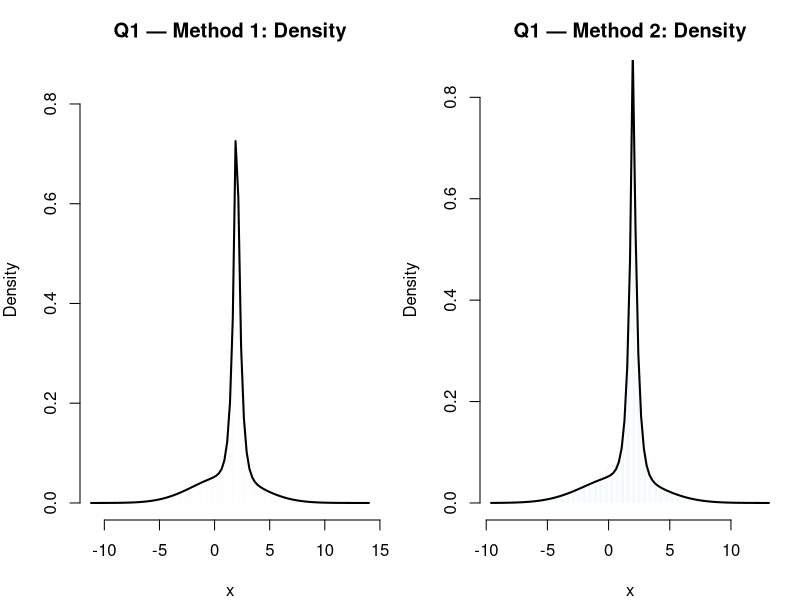
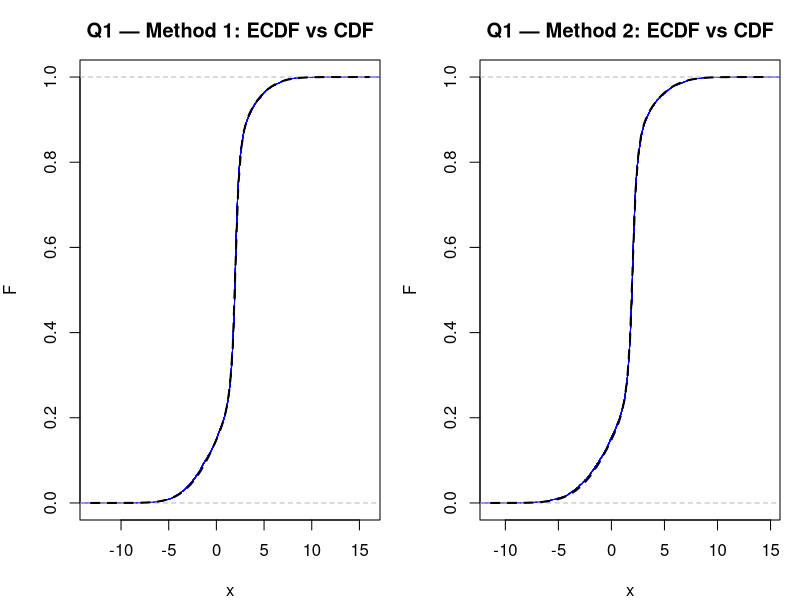

These figures' R source, in order:
## Q1: mixture 0.4 * N(1, 3^2) + 0.6 * Laplace(2, b = 1/3)
set.seed(42)
n  <- 10000
p1 <- 0.4
p2 <- 0.6

## ---------- Laplace helpers ----------
dlap <- function(x, beta = 2, b = 1/3) (1/(2*b)) * exp(-abs(x - beta) / b)
plap <- function(x, beta = 2, b = 1/3){
  y <- x - beta
  ifelse(y < 0, 0.5 * exp(y/b), 1 - 0.5 * exp(-y/b))
}
qlap <- function(u, beta = 2, b = 1/3){
  ifelse(u < 0.5, beta + b * log(2*u), beta - b * log(2*(1-u)))
}

## ---------- sub-pdf samplers ----------
r_sub1 <- function(m) rnorm(m, mean = 1, sd = 3)            # Normal(1, 3^2)
r_sub2 <- function(m) qlap(runif(m), beta = 2, b = 1/3)     # Laplace(2, 1/3)

## ---------- target pdf / cdf ----------
pdf_target <- function(x) p1*dnorm(x,1,3) + p2*dlap(x,2,1/3)
cdf_target <- function(x) p1*pnorm(x,1,3) + p2*plap(x,2,1/3)

## ---------- theoretical moments ----------
mu1 <- 1; var1 <- 3^2
mu2 <- 2; var2 <- 2*(1/3)^2
mu_th  <- p1*mu1 + p2*mu2
var_th <- p1*(var1 + mu1^2) + p2*(var2 + mu2^2) - mu_th^2

## =====================================================================
## Method 1: per-sample categorical classification (sample)
## =====================================================================
t1 <- system.time({
  ind1 <- sample(1:2, size = n, replace = TRUE, prob = c(p1, p2))
  n1   <- sum(ind1 == 1)
  n2   <- sum(ind1 == 2)

  x1 <- numeric(n)
  x1[ind1 == 1] <- r_sub1(n1)   # uses fresh runif inside r_sub1/r_sub2
  x1[ind1 == 2] <- r_sub2(n2)

  m1  <- mean(x1)
  v1e <- var(x1)
})
cat(sprintf("Q1-Method1(per-sample cat): N1=%d, N2=%d, time=%.3fs\n", n1, n2, t1["elapsed"]))

## =====================================================================
## Method 2: U ~ Unif[0,1], threshold + reuse U in conditional inverse
## =====================================================================
t2 <- system.time({
  U  <- runif(n)
  x2 <- numeric(n)

  idx1 <- (U < p1)
  idx2 <- !idx1

  if (any(idx1)) {
    u1 <- U[idx1] / p1                     # map [0, p1) -> [0,1]
    x2[idx1] <- qnorm(u1, mean = 1, sd = 3)
  }
  if (any(idx2)) {
    u2 <- (U[idx2] - p1) / p2              # map [p1, 1] -> [0,1]
    x2[idx2] <- qlap(u2, beta = 2, b = 1/3)
  }

  n1b <- sum(idx1); n2b <- sum(idx2)
  m2  <- mean(x2)
  v2e <- var(x2)
})
cat(sprintf("Q1-Method2(U->Fi^-1): N1=%d, N2=%d, time=%.3fs\n\n", n1b, n2b, t2["elapsed"]))

## ---------- print comparison ----------
cat("=== Q1: Theoretical vs Empirical ===\n")
cat(sprintf("Theory : mean=%.6f  var=%.6f\n", mu_th, var_th))
cat(sprintf("Method1: mean=%.6f  var=%.6f\n", m1, v1e))
cat(sprintf("Method2: mean=%.6f  var=%.6f\n\n", m2, v2e))

## ---------- plots ----------
png("q1_density_compare.png", 1600, 800, res = 150)
par(mfrow = c(1,2), mar = c(4,4,3,1))
hist(x1, breaks = "FD", freq = FALSE, col = "grey85", border = "white",
     main = "Q1 — Method 1: Density", xlab = "x")
curve(pdf_target(x), add = TRUE, lwd = 2)

hist(x2, breaks = "FD", freq = FALSE, col = "lightblue", border = "white",
     main = "Q1 — Method 2: Density", xlab = "x")
curve(pdf_target(x), add = TRUE, lwd = 2)
dev.off()

png("q1_cdf_compare.png", 1600, 800, res = 150)
par(mfrow = c(1,2), mar = c(4,4,3,1))
plot(ecdf(x1), main = "Q1 — Method 1: ECDF vs CDF", xlab = "x", ylab = "F", col = "blue")
curve(cdf_target(x), add = TRUE, lwd = 2, lty = 2)

plot(ecdf(x2), main = "Q1 — Method 2: ECDF vs CDF", xlab = "x", ylab = "F", col = "blue")
curve(cdf_target(x), add = TRUE, lwd = 2, lty = 2)
dev.off()
